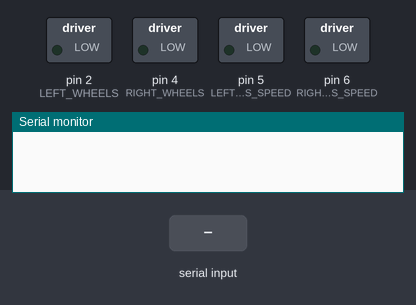
A sketch run on a simulated Arduino Uno, built with avr-gcc and run on an emulated ATmega328P. Shown: switched loads named in the sketch (green lamp = pin HIGH), the last lines printed to the serial monitor. The inputs (shaded band) are chosen by the test bench.

Above: at 1.2 s.
1.3 s: "F" received over Serial
At 2.5 s:
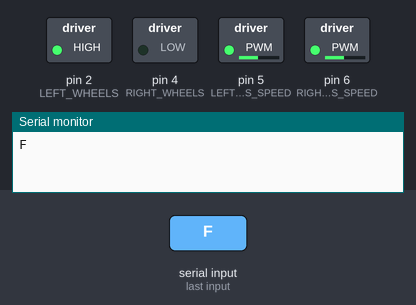
2.8 s: "B" received over Serial
At 3.6 s:
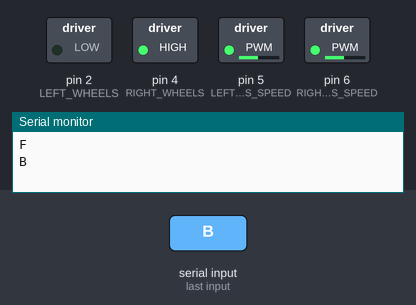
4.3 s: "L" received over Serial
At 4.8 s:
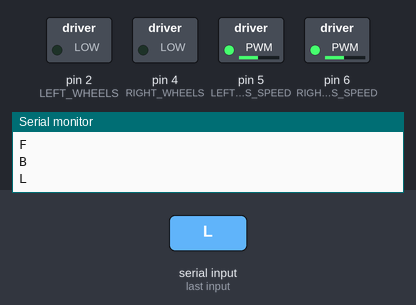
5.8 s: "R" received over Serial
At 7.1 s:
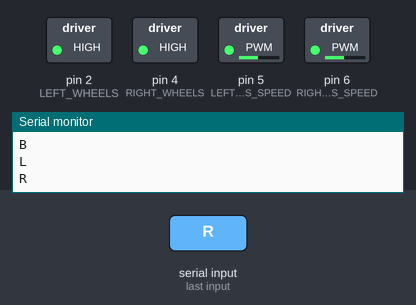
Timing chart, 0 to 8.3 s (numbered marks = the images above; inputs shaded):
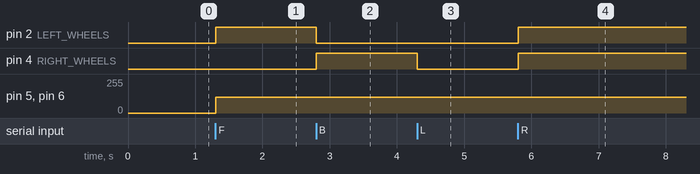

The sketch:

13_control_wheels_from_esp32cam.ino
```cpp
// Page 42-44: Control Wheels from ESP32-CAM Commands (Arduino Uno)
int LEFT_WHEELS = 2;
int LEFT_WHEELS_SPEED = 5;
int RIGHT_WHEELS = 4;
int RIGHT_WHEELS_SPEED = 6;

String come_msg;

void robot_direction(uint8_t left_dir, uint8_t left_speed, uint8_t right_dir, uint8_t right_speed) {
  digitalWrite(LEFT_WHEELS, left_dir);
  analogWrite(LEFT_WHEELS_SPEED, left_speed);
  digitalWrite(RIGHT_WHEELS, right_dir);
  analogWrite(RIGHT_WHEELS_SPEED, right_speed);
}
void setup() {
  pinMode(LEFT_WHEELS, OUTPUT);
  pinMode(LEFT_WHEELS_SPEED, OUTPUT);
  pinMode(RIGHT_WHEELS, OUTPUT);
  pinMode(RIGHT_WHEELS_SPEED, OUTPUT);

  robot_direction(LOW, 0, LOW, 0); //stop
  Serial.begin(115200);
}

void loop() {
  come_msg = "";
  while (Serial.available() > 0) {
    come_msg = come_msg + ((char)(Serial.read()));
    delay(2);
  }
  come_msg.trim();
  if (come_msg != "") {
    Serial.println(come_msg);
    if (come_msg == "S") { //stop
      robot_direction(LOW, 0, LOW, 0);
    } else if (come_msg == "F") { //forward
      robot_direction(HIGH, 120, LOW, 120);
    } else if (come_msg == "B") { //backward
      robot_direction(LOW, 120, HIGH, 120);
    } else if (come_msg == "L") { //rotate left
      robot_direction(LOW, 120, LOW, 120);
    } else if (come_msg == "R") { //rotate right (Note: fixed '=' typo from PDF page 44 to '==')
      robot_direction(HIGH, 120, HIGH, 120);
    }
  }
}
```

Measured:
- after the input at 1.3 s, pin 2 (LEFT_WHEELS): LOW → HIGH at once; pin 5 (LEFT_WHEELS_SPEED), pin 6 (RIGHT_WHEELS_SPEED): 0/255 → 120/255 at once
- after the input at 2.8 s, pin 2 (LEFT_WHEELS): HIGH → LOW at once; pin 4 (RIGHT_WHEELS): LOW → HIGH at once
- after the input at 4.3 s, pin 4 (RIGHT_WHEELS): HIGH → LOW at once
- after the input at 5.8 s, pin 2 (LEFT_WHEELS), pin 4 (RIGHT_WHEELS): LOW → HIGH at once
